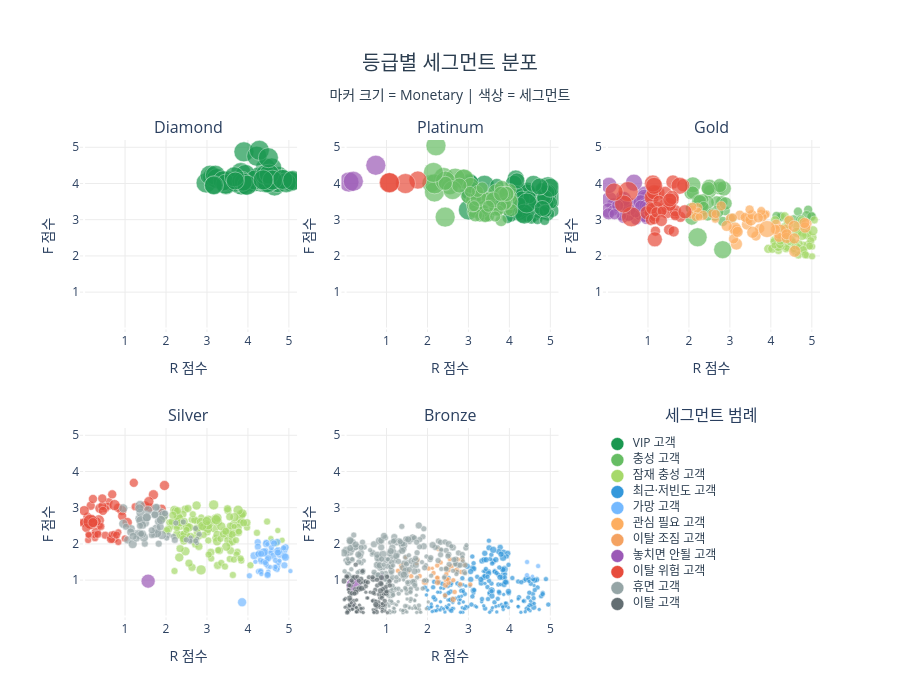

Notebook cell for this chart:
### Code cell
grade_order_seg = ['Diamond', 'Platinum', 'Gold', 'Silver', 'Bronze']

fig = make_subplots(
    rows=2, cols=3,
    subplot_titles=grade_order_seg + ['세그먼트 범례'],
    shared_yaxes=False,
    vertical_spacing=0.2,
    horizontal_spacing=0.06
)

positions = [(1,1),(1,2),(1,3),(2,1),(2,2)]
for (row, col), grade in zip(positions, grade_order_seg):
    sub_grade = rfm_plot[rfm_plot['등급'] == grade]
    for segment, color in segment_colors.items():
        sub = sub_grade[sub_grade['Segment'] == segment]
        if len(sub) == 0:
            continue
        fig.add_trace(go.Scatter(
            x=sub['R_scale'],
            y=sub['F_scale'],
            mode='markers',
            marker=dict(
                color=color,
                size=sub['marker_size'],
                opacity=0.7,
                line=dict(width=0.5, color='white')
            ),
            name=segment,
            showlegend=False,
            hovertemplate=(
                f'등급: {grade}<br>'
                f'세그먼트: {segment}<br>'
                'R: %{customdata[0]} | F: %{customdata[1]}<br>'
                'Monetary: $%{customdata[2]:,.0f}<extra></extra>'
            ),
            customdata=sub[['R', 'F', 'Monetary']].values
        ), row=row, col=col)

legend_items = [(seg, color) for seg, color in segment_colors.items() if seg != 'Others']
total = len(legend_items)
for i, (segment, color) in enumerate(legend_items):
    fig.add_trace(go.Scatter(
        x=[0.1],
        y=[total - i],
        mode='markers+text',
        marker=dict(color=color, size=13, line=dict(width=0.5, color='white')),
        text=[f'  {segment}'],
        textposition='middle right',
        textfont=dict(size=12, color='#2c3e50'),
        showlegend=False,
        hoverinfo='skip'
    ), row=2, col=3)

for row, col in positions:
    fig.update_xaxes(tickvals=[1,2,3,4,5], range=[-0.1, 5.2], gridcolor='#ececec', title_text='R 점수', row=row, col=col)
    fig.update_yaxes(tickvals=[1,2,3,4,5], range=[-0.1, 5.2], gridcolor='#ececec', title_text='F 점수', row=row, col=col)

fig.update_xaxes(range=[0, 1.5], visible=False, row=2, col=3)
fig.update_yaxes(range=[0, total + 1], visible=False, row=2, col=3)

fig.update_layout(
    title=dict(
        text='등급별 세그먼트 분포<br><sub>마커 크기 = Monetary | 색상 = 세그먼트</sub>',
        font=dict(size=20, color='#2c3e50'), x=0.5, xanchor='center'
    ),
    plot_bgcolor='white',
    height=700,
    margin=dict(t=140),
    showlegend=False
)
fig.show()

### Figure 1 — Plotly figure (JSON) as saved in the notebook; plotly's stock layout.template omitted (floating-point values rounded to 4 significant figures; data arrays with more than 128 entries replaced by an {"elided": "..."} marker saying what was removed)
{"data": [{"customdata": {"elided": "58x3 float values"}, "hovertemplate": "등급: Diamond<br>세그먼트: VIP 고객<br>R: %{customdata[0]} | F: %{customdata[1]}<br>Monetary: $%{customdata[2]:,.0f}<extra></extra>", "marker": {"color": "#1a9850", "line": {"color": "white", "width": 0.5}, "opacity": 0.7, "size": [20.0, 20.0, 20.0, 20.0, 20.0, 20.0, 20.0, 20.0, 20.0, 20.0, 20.0, 20.0, 20.0, 19.0, 20.0, 20.0, 19.0, 20.0, 20.0, 19.0, 20.0, 20.0, 20.0, 20.0, 20.0, 20.0, 20.0, 20.0, 20.0, 20.0, 20.0, 19.0, 20.0, 20.0, 20.0, 20.0, 20.0, 20.0, 20.0, 20.0, 18.0, 20.0, 20.0, 19.0, 20.0, 20.0, 18.0, 20.0, 20.0, 20.0, 20.0, 20.0, 18.0, 20.0, 20.0, 20.0, 20.0, 20.0]}, "mode": "markers", "name": "VIP 고객", "showlegend": false, "type": "scatter", "x": [4.464, 3.466, 2.979, 3.138, 4.315, 4.754, 4.498, 4.126, 4.432, 4.376, 4.994, 3.074, 4.339, 3.783, 3.416, 4.236, 3.84, 4.791, 4.821, 4.651, 3.903, 3.826, 3.239, 3.739, 4.215, 4.406, 4.582, 3.52, 4.652, 4.278, 4.724, 3.939, 3.688, 3.205, 4.26, 3.938, 3.394, 4.535, 4.448, 3.46, 3.155, 4.178, 4.486, 3.172, 5.05, 3.854, 3.888, 4.431, 4.934, 4.521, 3.979, 3.669, 3.692, 4.597, 4.499, 4.849, 5.094, 4.372], "xaxis": "x", "y": [4.068, 3.966, 4.015, 4.177, 4.038, 4.193, 4.02, 4.039, 4.429, 4.115, 4.074, 4.228, 4.084, 3.969, 4.052, 4.143, 3.944, 4.094, 4.12, 4.071, 4.873, 4.3, 4.136, 4.029, 4.753, 4.169, 4.43, 4.071, 3.932, 4.915, 4.025, 3.946, 4.038, 4.227, 4.176, 4.247, 4.074, 4.054, 4.023, 3.983, 3.945, 4.096, 4.023, 3.953, 4.057, 4.057, 4.039, 4.245, 4.022, 4.258, 3.951, 4.184, 4.069, 4.093, 4.71, 4.112, 4.082, 4.099], "yaxis": "y"}, {"customdata": {"elided": "77x3 float values"}, "hovertemplate": "등급: Platinum<br>세그먼트: VIP 고객<br>R: %{customdata[0]} | F: %{customdata[1]}<br>Monetary: $%{customdata[2]:,.0f}<extra></extra>", "marker": {"color": "#1a9850", "line": {"color": "white", "width": 0.5}, "opacity": 0.7, "size": [20.0, 20.0, 13.0, 10.0, 13.0, 12.0, 14.0, 20.0, 14.0, 20.0, 19.0, 20.0, 10.0, 17.0, 17.0, 20.0, 15.0, 19.0, 16.0, 17.0, 11.0, 13.0, 11.0, 14.0, 20.0, 15.0, 15.0, 20.0, 20.0, 16.0, 20.0, 16.0, 20.0, 14.0, 15.0, 11.0, 13.0, 16.0, 14.0, 15.0, 17.0, 16.0, 13.0, 12.0, 11.0, 16.0, 12.0, 20.0, 12.0, 17.0, 13.0, 16.0, 13.0, 14.0, 11.0, 16.0, 16.0, 10.0, 13.0, 16.0, 15.0, 14.0, 12.0, 11.0, 12.0, 11.0, 16.0, 19.0, 17.0, 20.0, 20.0, 17.0, 20.0, 10.0, 13.0, 16.0, 14.0]}, "mode": "markers", "name": "VIP 고객", "showlegend": false, "type": "scatter", "x": [3.412, 5.02, 5.057, 4.464, 4.429, 4.589, 4.769, 3.886, 4.931, 4.782, 3.535, 4.942, 4.302, 4.154, 4.107, 4.217, 4.256, 4.36, 4.767, 4.432, 4.271, 4.184, 4.194, 4.382, 4.919, 4.939, 4.44, 3.633, 3.001, 4.422, 4.425, 4.217, 3.041, 4.579, 4.748, 4.049, 4.705, 3.036, 4.225, 4.849, 4.878, 4.845, 4.486, 4.188, 4.554, 4.158, 4.424, 3.392, 3.996, 4.902, 4.615, 4.308, 5.016, 4.839, 3.957, 4.862, 4.338, 4.538, 4.491, 4.184, 4.012, 4.823, 4.253, 4.692, 4.777, 4.684, 3.058, 4.995, 4.586, 4.364, 4.424, 4.737, 3.041, 4.859, 4.881, 4.803, 3.693], "xaxis": "x2", "y": [3.352, 3.58, 3.248, 3.284, 3.129, 3.404, 3.537, 3.62, 3.158, 3.564, 3.504, 3.909, 3.304, 4.135, 3.995, 3.25, 3.391, 3.695, 3.631, 3.647, 3.21, 3.489, 3.178, 3.813, 3.718, 3.515, 3.827, 3.573, 3.269, 3.67, 3.711, 3.614, 3.71, 3.126, 3.644, 3.092, 3.378, 4.053, 3.481, 3.604, 3.448, 3.81, 3.4, 3.33, 3.246, 3.727, 3.274, 3.949, 3.233, 3.732, 3.463, 3.572, 3.475, 3.613, 3.049, 3.609, 3.131, 3.016, 3.624, 4.071, 3.36, 3.19, 3.458, 3.194, 3.857, 3.021, 4.026, 3.88, 3.989, 3.157, 3.46, 3.914, 3.798, 2.982, 3.245, 3.31, 3.944], "yaxis": "y2"}, {"customdata": {"elided": "70x3 float values"}, "hovertemplate": "등급: Platinum<br>세그먼트: 충성 고객<br>R: %{customdata[0]} | F: %{customdata[1]}<br>Monetary: $%{customdata[2]:,.0f}<extra></extra>", "marker": {"color": "#66bd63", "line": {"color": "white", "width": 0.5}, "opacity": 0.7, "size": [12.0, 18.0, 14.0, 12.0, 11.0, 20.0, 12.0, 10.0, 16.0, 12.0, 12.0, 20.0, 12.0, 12.0, 20.0, 17.0, 11.0, 17.0, 17.0, 12.0, 11.0, 16.0, 20.0, 20.0, 12.0, 20.0, 15.0, 16.0, 16.0, 15.0, 20.0, 12.0, 11.0, 17.0, 11.0, 12.0, 20.0, 10.0, 16.0, 16.0, 20.0, 19.0, 13.0, 14.0, 11.0, 11.0, 13.0, 12.0, 10.0, 14.0, 13.0, 13.0, 15.0, 13.0, 13.0, 11.0, 14.0, 17.0, 11.0, 12.0, 16.0, 12.0, 14.0, 15.0, 11.0, 15.0, 11.0, 12.0, 20.0, 10.0]}, "mode": "markers", "name": "충성 고객", "showlegend": false, "type": "scatter", "x": [4.041, 2.086, 3.4, 3.279, 3.243, 2.207, 3.176, 3.308, 3.185, 3.491, 3.154, 2.398, 3.456, 3.503, 2.432, 3.141, 3.712, 3.681, 3.5, 3.949, 3.496, 4.017, 2.17, 2.874, 4.024, 2.175, 3.474, 3.129, 3.015, 3.817, 2.676, 3.347, 3.373, 2.548, 3.704, 3.541, 2.89, 3.573, 3.924, 3.056, 2.438, 2.613, 3.125, 3.864, 3.369, 3.632, 3.346, 3.798, 3.278, 3.172, 4.048, 3.111, 2.779, 3.918, 3.89, 3.735, 2.437, 3.247, 3.136, 3.221, 3.611, 3.337, 3.416, 3.924, 3.654, 3.797, 3.038, 3.489, 2.146, 3.81], "xaxis": "x2", "y": [3.645, 4.001, 3.116, 3.584, 3.172, 5.039, 3.283, 3.288, 3.267, 3.133, 3.574, 4.164, 3.574, 3.62, 3.071, 3.505, 3.247, 3.756, 3.392, 3.272, 3.089, 3.501, 3.766, 4.113, 3.828, 3.989, 3.552, 3.548, 3.649, 3.875, 4.147, 3.355, 3.282, 3.923, 3.251, 3.384, 4.124, 3.251, 3.707, 3.946, 4.066, 3.816, 3.22, 3.685, 3.284, 3.254, 3.241, 2.977, 3.074, 3.133, 3.263, 3.389, 3.943, 3.475, 3.44, 3.251, 4.004, 3.596, 3.373, 3.781, 3.544, 3.877, 3.123, 3.71, 3.091, 3.713, 3.771, 3.372, 4.305, 3.375], "yaxis": "y2"}, {"customdata": [[1.0, 5.0, 15040.0], [1.0, 5.0, 11670.0], [1.0, 5.0, 37380.0]], "hovertemplate": "등급: Platinum<br>세그먼트: 놓치면 안될 고객<br>R: %{customdata[0]} | F: %{customdata[1]}<br>Monetary: $%{customdata[2]:,.0f}<extra></extra>", "marker": {"color": "#9b59b6", "line": {"color": "white", "width": 0.5}, "opacity": 0.7, "size": [20.0, 20.0, 20.0]}, "mode": "markers", "name": "놓치면 안될 고객", "showlegend": false, "type": "scatter", "x": [0.08186, 0.1891, 0.7385], "xaxis": "x2", "y": [4.039, 4.06, 4.502], "yaxis": "y2"}, {"customdata": [[2.0, 5.0, 9499.0], [2.0, 5.0, 10720.0], [2.0, 5.0, 10800.0], [2.0, 5.0, 11380.0]], "hovertemplate": "등급: Platinum<br>세그먼트: 이탈 위험 고객<br>R: %{customdata[0]} | F: %{customdata[1]}<br>Monetary: $%{customdata[2]:,.0f}<extra></extra>", "marker": {"color": "#e74c3c", "line": {"color": "white", "width": 0.5}, "opacity": 0.7, "size": [18.0, 20.0, 20.0, 20.0]}, "mode": "markers", "name": "이탈 위험 고객", "showlegend": false, "type": "scatter", "x": [1.765, 1.462, 1.065, 1.075], "xaxis": "x2", "y": [4.095, 3.998, 4.02, 4.023], "yaxis": "y2"}, {"customdata": {"elided": "46x3 float values"}, "hovertemplate": "등급: Gold<br>세그먼트: 충성 고객<br>R: %{customdata[0]} | F: %{customdata[1]}<br>Monetary: $%{customdata[2]:,.0f}<extra></extra>", "marker": {"color": "#66bd63", "line": {"color": "white", "width": 0.5}, "opacity": 0.7, "size": [18.0, 12.0, 10.0, 10.0, 11.0, 8.0, 12.0, 13.0, 15.0, 10.0, 12.0, 8.0, 10.0, 19.0, 10.0, 14.0, 12.0, 9.0, 10.0, 10.0, 13.0, 12.0, 13.0, 11.0, 14.0, 13.0, 14.0, 9.0, 14.0, 16.0, 11.0, 9.0, 9.0, 13.0, 16.0, 14.0, 10.0, 10.0, 14.0, 14.0, 12.0, 13.0, 10.0, 14.0, 14.0, 11.0]}, "mode": "markers", "name": "충성 고객", "showlegend": false, "type": "scatter", "x": [2.824, 2.803, 3.041, 4.251, 2.637, 4.243, 2.22, 2.739, 2.85, 2.885, 2.682, 4.561, 2.243, 2.211, 4.989, 2.275, 2.289, 4.911, 2.415, 4.872, 2.694, 2.233, 2.514, 2.049, 2.051, 2.895, 2.272, 4.99, 2.45, 2.096, 2.456, 4.138, 4.662, 2.095, 2.499, 2.752, 2.56, 4.73, 2.47, 2.068, 2.34, 2.317, 2.827, 2.239, 2.268, 2.36], "xaxis": "x3", "y": [2.172, 3.497, 3.035, 3.081, 3.11, 3.09, 3.469, 3.869, 3.86, 3.247, 3.494, 3.023, 3.167, 2.515, 3.089, 3.43, 3.422, 3.276, 3.28, 3.111, 3.216, 3.375, 3.782, 3.318, 3.743, 3.449, 3.235, 3.092, 3.477, 3.961, 3.117, 3.103, 3.223, 3.749, 3.893, 3.942, 3.184, 2.999, 3.858, 3.043, 3.55, 3.396, 2.952, 3.503, 3.499, 3.352], "yaxis": "y3"}, {"customdata": {"elided": "65x3 float values"}, "hovertemplate": "등급: Gold<br>세그먼트: 잠재 충성 고객<br>R: %{customdata[0]} | F: %{customdata[1]}<br>Monetary: $%{customdata[2]:,.0f}<extra></extra>", "marker": {"color": "#a6d96a", "line": {"color": "white", "width": 0.5}, "opacity": 0.7, "size": [8.0, 8.0, 9.0, 9.0, 9.0, 7.0, 8.0, 7.0, 9.0, 9.0, 7.0, 7.0, 9.0, 7.0, 8.0, 8.0, 7.0, 8.0, 9.0, 9.0, 9.0, 9.0, 7.0, 7.0, 7.0, 10.0, 7.0, 8.0, 7.0, 8.0, 8.0, 8.0, 8.0, 9.0, 10.0, 8.0, 10.0, 8.0, 7.0, 9.0, 8.0, 10.0, 10.0, 7.0, 10.0, 7.0, 8.0, 8.0, 8.0, 10.0, 10.0, 8.0, 8.0, 7.0, 9.0, 7.0, 8.0, 8.0, 10.0, 8.0, 9.0, 10.0, 8.0, 9.0, 7.0]}, "mode": "markers", "name": "잠재 충성 고객", "showlegend": false, "type": "scatter", "x": [4.186, 4.443, 4.786, 4.265, 4.311, 4.247, 4.665, 4.699, 3.937, 4.498, 4.385, 4.363, 4.642, 4.33, 4.089, 4.656, 4.882, 4.919, 4.34, 4.388, 4.179, 4.035, 4.391, 4.592, 5.007, 4.762, 4.522, 4.399, 4.26, 5.028, 4.363, 4.86, 4.166, 4.917, 4.432, 4.076, 4.88, 4.672, 4.797, 4.757, 4.563, 4.629, 4.343, 4.558, 4.327, 5.007, 4.55, 4.689, 4.973, 5.026, 4.474, 4.185, 4.944, 4.089, 4.607, 4.677, 4.219, 4.793, 4.763, 4.841, 4.105, 4.426, 5.061, 4.235, 4.536], "xaxis": "x3", "y": [2.15, 2.273, 2.142, 2.493, 2.485, 2.348, 2.67, 2.158, 2.196, 2.416, 2.192, 2.19, 2.828, 2.24, 2.443, 2.193, 2.012, 2.603, 3.093, 2.349, 2.364, 2.2, 2.218, 2.095, 1.988, 2.665, 2.461, 2.618, 2.258, 2.508, 2.606, 2.72, 2.245, 2.308, 2.879, 2.398, 2.585, 2.026, 2.312, 2.98, 2.161, 2.65, 2.787, 2.187, 2.75, 2.257, 2.342, 2.34, 2.42, 2.694, 2.426, 2.23, 2.271, 2.29, 2.286, 2.242, 2.31, 2.173, 2.567, 2.031, 2.986, 2.957, 2.994, 2.426, 2.402], "yaxis": "y3"}, {"customdata": {"elided": "51x3 float values"}, "hovertemplate": "등급: Gold<br>세그먼트: 관심 필요 고객<br>R: %{customdata[0]} | F: %{customdata[1]}<br>Monetary: $%{customdata[2]:,.0f}<extra></extra>", "marker": {"color": "#fdae61", "line": {"color": "white", "width": 0.5}, "opacity": 0.7, "size": [8.0, 11.0, 11.0, 11.0, 8.0, 11.0, 12.0, 10.0, 10.0, 10.0, 9.0, 10.0, 9.0, 10.0, 10.0, 15.0, 10.0, 10.0, 8.0, 10.0, 10.0, 10.0, 12.0, 11.0, 12.0, 13.0, 12.0, 12.0, 9.0, 17.0, 10.0, 10.0, 9.0, 9.0, 11.0, 11.0, 9.0, 11.0, 12.0, 10.0, 9.0, 9.0, 9.0, 8.0, 11.0, 9.0, 11.0, 9.0, 10.0, 9.0, 11.0]}, "mode": "markers", "name": "관심 필요 고객", "showlegend": false, "type": "scatter", "x": [2.645, 4.379, 4.869, 3.419, 3.759, 3.434, 3.153, 2.213, 3.728, 3.242, 2.573, 4.128, 2.089, 4.447, 3.012, 4.22, 4.196, 3.372, 3.891, 4.111, 3.637, 2.788, 3.159, 4.839, 3.515, 3.124, 4.585, 3.559, 2.054, 3.905, 3.09, 3.541, 3.855, 3.798, 4.818, 3.189, 2.22, 4.385, 4.569, 2.346, 3.767, 2.168, 2.655, 2.247, 2.921, 3.073, 4.388, 3.482, 3.694, 2.087, 4.574], "xaxis": "x3", "y": [3.016, 2.734, 2.886, 2.869, 3.174, 3.029, 2.7, 3.328, 2.757, 3.123, 3.166, 2.877, 3.282, 2.985, 3.031, 2.668, 2.513, 3.066, 3.157, 2.732, 2.549, 3.379, 2.329, 2.782, 2.997, 2.755, 2.127, 2.652, 3.144, 2.742, 2.471, 3.137, 3.137, 3.07, 2.911, 2.664, 3.222, 2.495, 2.817, 3.12, 3.237, 3.076, 3.158, 3.076, 2.83, 3.057, 2.599, 3.281, 3.051, 3.355, 2.484], "yaxis": "y3"}, {"customdata": [[1.0, 4.0, 4640.0], [1.0, 4.0, 4787.0], [1.0, 4.0, 6701.0], [1.0, 4.0, 5608.0], [1.0, 4.0, 4544.0], [1.0, 4.0, 6544.0], [1.0, 4.0, 6255.0], [1.0, 4.0, 7277.0], [1.0, 4.0, 4920.0], [1.0, 4.0, 8673.0], [1.0, 4.0, 5714.0], [1.0, 4.0, 6574.0], [1.0, 4.0, 8459.0], [1.0, 4.0, 8707.0], [1.0, 4.0, 4546.0], [1.0, 4.0, 4385.0], [1.0, 4.0, 6567.0], [1.0, 4.0, 7897.0], [1.0, 4.0, 5678.0], [1.0, 4.0, 6591.0], [1.0, 4.0, 5436.0], [1.0, 4.0, 7609.0], [1.0, 4.0, 4716.0], [1.0, 4.0, 4953.0], [1.0, 4.0, 7255.0], [1.0, 5.0, 8897.0], [1.0, 4.0, 7482.0], [1.0, 4.0, 5526.0], [1.0, 4.0, 5654.0], [1.0, 4.0, 4266.0], [1.0, 5.0, 7963.0], [1.0, 4.0, 5709.0], [1.0, 4.0, 5805.0], [1.0, 4.0, 4852.0], [1.0, 4.0, 8104.0], [1.0, 4.0, 5512.0], [1.0, 4.0, 4616.0]], "hovertemplate": "등급: Gold<br>세그먼트: 놓치면 안될 고객<br>R: %{customdata[0]} | F: %{customdata[1]}<br>Monetary: $%{customdata[2]:,.0f}<extra></extra>", "marker": {"color": "#9b59b6", "line": {"color": "white", "width": 0.5}, "opacity": 0.7, "size": [11.0, 11.0, 14.0, 12.0, 11.0, 14.0, 13.0, 15.0, 11.0, 17.0, 12.0, 14.0, 17.0, 17.0, 11.0, 11.0, 14.0, 16.0, 12.0, 14.0, 12.0, 15.0, 11.0, 11.0, 15.0, 17.0, 15.0, 12.0, 12.0, 10.0, 16.0, 12.0, 13.0, 11.0, 16.0, 12.0, 11.0]}, "mode": "markers", "name": "놓치면 안될 고객", "showlegend": false, "type": "scatter", "x": [0.9379, 0.7893, 0.5584, 0.5378, 0.7102, 0.8107, 0.4553, 0.7205, 0.954, 0.9339, 0.9031, 0.3812, 0.9472, 0.9189, 0.3498, 0.3914, 0.1609, 0.05749, 0.9181, 0.9165, 0.531, 0.03418, 0.5747, 0.1484, 0.8215, 0.6573, 0.4108, 0.4535, 0.03404, 0.3544, 0.04833, 0.261, 0.9457, 0.6986, 1.022, 0.8239, 0.1825], "xaxis": "x3", "y": [3.098, 3.145, 3.412, 3.135, 3.003, 3.172, 3.311, 3.391, 3.025, 3.695, 3.292, 3.44, 3.557, 3.606, 3.643, 3.055, 3.408, 3.556, 3.089, 3.411, 3.117, 3.258, 3.276, 3.255, 3.482, 4.022, 3.572, 3.381, 3.161, 3.097, 3.949, 3.385, 3.39, 3.201, 3.312, 3.373, 3.151], "yaxis": "y3"}, {"customdata": {"elided": "44x3 float values"}, "hovertemplate": "등급: Gold<br>세그먼트: 이탈 위험 고객<br>R: %{customdata[0]} | F: %{customdata[1]}<br>Monetary: $%{customdata[2]:,.0f}<extra></extra>", "marker": {"color": "#e74c3c", "line": {"color": "white", "width": 0.5}, "opacity": 0.7, "size": [15.0, 13.0, 10.0, 13.0, 11.0, 14.0, 15.0, 10.0, 15.0, 11.0, 14.0, 11.0, 11.0, 11.0, 10.0, 20.0, 14.0, 14.0, 13.0, 13.0, 11.0, 20.0, 18.0, 13.0, 17.0, 14.0, 11.0, 11.0, 12.0, 17.0, 10.0, 17.0, 12.0, 14.0, 14.0, 12.0, 14.0, 18.0, 11.0, 11.0, 10.0, 15.0, 14.0, 12.0]}, "mode": "markers", "name": "이탈 위험 고객", "showlegend": false, "type": "scatter", "x": [1.229, 1.423, 1.331, 1.066, 1.539, 1.106, 1.089, 1.182, 1.145, 1.791, 1.42, 1.516, 1.648, 1.626, 1.378, 0.5953, 1.204, 1.609, 1.453, 1.861, 1.069, 0.5152, 0.4023, 1.602, 1.773, 0.9783, 1.07, 1.171, 1.668, 1.119, 1.664, 1.151, 1.095, 1.522, 1.589, 1.266, 1.903, 0.1739, 1.15, 1.206, 1.345, 1.167, 1.533, 1.327], "xaxis": "x3", "y": [3.743, 3.413, 3.211, 3.194, 3.331, 3.629, 3.617, 2.684, 3.758, 3.08, 3.727, 2.724, 3.17, 2.677, 3.334, 3.082, 3.318, 4.041, 3.208, 3.951, 3.354, 3.776, 3.434, 3.552, 3.937, 3.191, 2.994, 3.09, 3.246, 3.999, 3.112, 3.934, 3.309, 3.424, 3.613, 3.51, 3.218, 3.764, 3.015, 3.203, 3.239, 2.458, 3.547, 2.979], "yaxis": "y3"}, {"customdata": {"elided": "140x3 float values"}, "hovertemplate": "등급: Silver<br>세그먼트: 잠재 충성 고객<br>R: %{customdata[0]} | F: %{customdata[1]}<br>Monetary: $%{customdata[2]:,.0f}<extra></extra>", "marker": {"color": "#a6d96a", "line": {"color": "white", "width": 0.5}, "opacity": 0.7, "size": {"elided": "140 float values"}}, "mode": "markers", "name": "잠재 충성 고객", "showlegend": false, "type": "scatter", "x": {"elided": "140 float values"}, "xaxis": "x4", "y": {"elided": "140 float values"}, "yaxis": "y4"}, {"customdata": {"elided": "59x3 float values"}, "hovertemplate": "등급: Silver<br>세그먼트: 가망 고객<br>R: %{customdata[0]} | F: %{customdata[1]}<br>Monetary: $%{customdata[2]:,.0f}<extra></extra>", "marker": {"color": "#74b9ff", "line": {"color": "white", "width": 0.5}, "opacity": 0.7, "size": [6.0, 6.0, 8.0, 5.0, 6.0, 6.0, 8.0, 5.0, 5.0, 7.0, 6.0, 8.0, 6.0, 6.0, 6.0, 5.0, 7.0, 5.0, 9.0, 6.0, 7.0, 6.0, 5.0, 5.0, 9.0, 6.0, 7.0, 8.0, 7.0, 6.0, 7.0, 9.0, 6.0, 5.0, 7.0, 5.0, 7.0, 6.0, 6.0, 6.0, 5.0, 7.0, 6.0, 5.0, 7.0, 6.0, 7.0, 6.0, 7.0, 6.0, 6.0, 5.0, 5.0, 8.0, 6.0, 5.0, 7.0, 5.0, 7.0]}, "mode": "markers", "name": "가망 고객", "showlegend": false, "type": "scatter", "x": [4.444, 4.259, 4.454, 4.314, 4.577, 4.31, 4.15, 5.038, 4.47, 4.89, 4.434, 4.88, 4.55, 4.303, 4.602, 4.427, 4.714, 4.497, 3.858, 4.573, 4.239, 4.366, 4.473, 4.48, 4.384, 4.037, 4.243, 4.783, 4.92, 4.271, 4.617, 4.737, 4.71, 4.541, 4.721, 4.465, 4.894, 4.484, 4.747, 4.66, 4.227, 4.494, 4.724, 4.664, 4.638, 4.446, 4.259, 4.871, 4.322, 4.675, 4.423, 4.771, 4.676, 4.916, 4.311, 4.329, 4.731, 4.183, 4.48], "xaxis": "x4", "y": [2.046, 1.238, 2.006, 1.503, 1.802, 1.252, 1.673, 1.249, 1.593, 1.409, 1.815, 1.828, 1.751, 1.556, 2.058, 1.715, 1.361, 1.237, 0.39, 1.9, 2.047, 1.517, 1.994, 1.379, 1.765, 1.12, 1.925, 1.715, 1.905, 1.759, 1.669, 1.801, 1.297, 1.362, 2.051, 1.532, 1.669, 1.162, 1.489, 1.354, 1.732, 1.604, 1.82, 1.312, 2.014, 1.44, 1.716, 1.89, 1.729, 1.546, 1.485, 1.539, 1.362, 1.632, 1.235, 1.169, 1.76, 1.507, 1.144], "yaxis": "y4"}, {"customdata": [[2.0, 1.0, 6670.0]], "hovertemplate": "등급: Silver<br>세그먼트: 놓치면 안될 고객<br>R: %{customdata[0]} | F: %{customdata[1]}<br>Monetary: $%{customdata[2]:,.0f}<extra></extra>", "marker": {"color": "#9b59b6", "line": {"color": "white", "width": 0.5}, "opacity": 0.7, "size": [14.0]}, "mode": "markers", "name": "놓치면 안될 고객", "showlegend": false, "type": "scatter", "x": [1.563], "xaxis": "x4", "y": [0.973], "yaxis": "y4"}, {"customdata": {"elided": "55x3 float values"}, "hovertemplate": "등급: Silver<br>세그먼트: 이탈 위험 고객<br>R: %{customdata[0]} | F: %{customdata[1]}<br>Monetary: $%{customdata[2]:,.0f}<extra></extra>", "marker": {"color": "#e74c3c", "line": {"color": "white", "width": 0.5}, "opacity": 0.7, "size": [11.0, 9.0, 7.0, 10.0, 9.0, 10.0, 11.0, 8.0, 10.0, 8.0, 9.0, 9.0, 8.0, 9.0, 9.0, 11.0, 7.0, 8.0, 8.0, 7.0, 8.0, 8.0, 10.0, 10.0, 7.0, 9.0, 7.0, 7.0, 8.0, 8.0, 10.0, 7.0, 9.0, 9.0, 7.0, 8.0, 8.0, 10.0, 9.0, 7.0, 10.0, 9.0, 9.0, 9.0, 9.0, 8.0, 9.0, 9.0, 15.0, 11.0, 10.0, 7.0, 7.0, 9.0, 10.0]}, "mode": "markers", "name": "이탈 위험 고객", "showlegend": false, "type": "scatter", "x": [0.713, 1.603, 0.3783, 0.2964, 0.1615, 1.487, 0.1198, -0.06981, 0.9197, 0.5147, 0.93, 1.894, 0.6068, 0.08272, 0.2514, 0.3605, 0.1327, 0.5851, 1.248, 0.8361, 0.4083, 0.1369, 0.3868, 1.963, 0.8351, 0.6544, 0.267, 0.6681, 0.2606, 0.5207, 0.002953, 0.09906, 0.3098, 0.4458, 0.7304, 0.7925, 0.3356, 1.054, 0.459, 0.1212, 1.693, 1.214, 0.2165, 3.614e-05, 0.8278, 0.1898, 0.05261, 0.4438, 0.1579, 0.7431, 0.2152, 0.9926, 0.1091, 0.6865, 1.581], "xaxis": "x4", "y": [2.168, 3.003, 2.503, 2.319, 3.053, 3.044, 2.546, 2.586, 2.924, 2.241, 2.769, 2.97, 3.166, 2.747, 2.599, 2.651, 2.485, 3.043, 3.027, 2.053, 2.484, 2.581, 2.982, 3.612, 2.319, 2.137, 2.158, 2.26, 2.252, 2.976, 2.918, 2.106, 2.62, 3.045, 2.276, 2.246, 2.266, 2.592, 2.912, 2.23, 3.357, 3.687, 3.241, 2.59, 3.0, 2.679, 2.443, 3.255, 2.61, 3.072, 2.588, 2.15, 2.257, 3.368, 3.168], "yaxis": "y4"}, {"customdata": {"elided": "60x3 float values"}, "hovertemplate": "등급: Silver<br>세그먼트: 휴면 고객<br>R: %{customdata[0]} | F: %{customdata[1]}<br>Monetary: $%{customdata[2]:,.0f}<extra></extra>", "marker": {"color": "#95a5a6", "line": {"color": "white", "width": 0.5}, "opacity": 0.7, "size": [6.0, 6.0, 6.0, 8.0, 10.0, 5.0, 7.0, 8.0, 9.0, 5.0, 8.0, 6.0, 6.0, 7.0, 6.0, 9.0, 8.0, 9.0, 9.0, 8.0, 7.0, 9.0, 6.0, 9.0, 8.0, 8.0, 7.0, 7.0, 9.0, 8.0, 9.0, 7.0, 5.0, 8.0, 7.0, 9.0, 6.0, 7.0, 10.0, 8.0, 6.0, 9.0, 6.0, 8.0, 7.0, 10.0, 7.0, 8.0, 9.0, 7.0, 8.0, 8.0, 8.0, 7.0, 8.0, 9.0, 7.0, 6.0, 8.0, 7.0]}, "mode": "markers", "name": "휴면 고객", "showlegend": false, "type": "scatter", "x": [2.06, 2.808, 2.017, 1.341, 1.366, 2.76, 1.717, 1.498, 1.764, 2.755, 1.734, 2.598, 2.24, 1.274, 2.181, 1.563, 1.888, 0.957, 1.902, 1.819, 1.822, 1.378, 2.422, 0.9573, 1.351, 1.15, 1.304, 1.483, 1.784, 1.063, 1.186, 1.022, 2.602, 1.534, 1.654, 1.46, 2.721, 1.781, 1.943, 1.354, 2.589, 1.349, 2.723, 1.137, 1.653, 1.388, 1.974, 1.73, 1.531, 1.278, 1.429, 1.754, 1.424, 1.392, 1.857, 1.877, 1.366, 2.495, 1.197, 2.215], "xaxis": "x4", "y": [2.241, 2.265, 2.162, 2.7, 3.059, 2.146, 2.25, 2.578, 2.419, 2.025, 2.818, 2.114, 2.578, 2.297, 2.208, 2.931, 2.877, 2.558, 2.244, 2.618, 2.005, 2.861, 2.607, 2.983, 2.292, 2.42, 2.264, 2.007, 2.295, 2.112, 1.997, 2.476, 2.174, 2.728, 2.248, 2.179, 2.429, 3.015, 2.791, 2.233, 2.076, 2.98, 2.082, 2.327, 2.375, 2.638, 2.843, 2.806, 2.734, 2.149, 2.515, 3.007, 2.272, 2.282, 2.471, 2.661, 2.5, 2.113, 2.212, 2.111], "yaxis": "y4"}, {"customdata": {"elided": "220x3 float values"}, "hovertemplate": "등급: Bronze<br>세그먼트: 최근·저빈도 고객<br>R: %{customdata[0]} | F: %{customdata[1]}<br>Monetary: $%{customdata[2]:,.0f}<extra></extra>", "marker": {"color": "#3498db", "line": {"color": "white", "width": 0.5}, "opacity": 0.7, "size": {"elided": "220 float values"}}, "mode": "markers", "name": "최근·저빈도 고객", "showlegend": false, "type": "scatter", "x": {"elided": "220 float values"}, "xaxis": "x5", "y": {"elided": "220 float values"}, "yaxis": "y5"}, {"customdata": [[5.0, 2.0, 653.5], [5.0, 2.0, 578.0], [5.0, 2.0, 607.4], [5.0, 2.0, 158.7]], "hovertemplate": "등급: Bronze<br>세그먼트: 가망 고객<br>R: %{customdata[0]} | F: %{customdata[1]}<br>Monetary: $%{customdata[2]:,.0f}<extra></extra>", "marker": {"color": "#74b9ff", "line": {"color": "white", "width": 0.5}, "opacity": 0.7, "size": [5.0, 5.0, 5.0, 4.0]}, "mode": "markers", "name": "가망 고객", "showlegend": false, "type": "scatter", "x": [4.43, 4.702, 4.432, 4.564], "xaxis": "x5", "y": [1.138, 1.388, 1.502, 1.11], "yaxis": "y5"}, {"customdata": {"elided": "47x3 float values"}, "hovertemplate": "등급: Bronze<br>세그먼트: 이탈 조짐 고객<br>R: %{customdata[0]} | F: %{customdata[1]}<br>Monetary: $%{customdata[2]:,.0f}<extra></extra>", "marker": {"color": "#f4a261", "line": {"color": "white", "width": 0.5}, "opacity": 0.7, "size": [5.0, 5.0, 5.0, 5.0, 5.0, 4.0, 6.0, 5.0, 5.0, 6.0, 5.0, 5.0, 5.0, 7.0, 5.0, 5.0, 5.0, 5.0, 5.0, 5.0, 5.0, 5.0, 5.0, 4.0, 4.0, 5.0, 5.0, 5.0, 5.0, 5.0, 5.0, 5.0, 5.0, 5.0, 5.0, 5.0, 5.0, 5.0, 6.0, 4.0, 5.0, 5.0, 5.0, 5.0, 6.0, 5.0, 5.0]}, "mode": "markers", "name": "이탈 조짐 고객", "showlegend": false, "type": "scatter", "x": [2.429, 2.82, 2.512, 2.52, 1.505, 1.426, 2.443, 2.267, 2.461, 2.457, 2.322, 2.25, 2.237, 1.938, 1.809, 2.451, 2.664, 2.63, 2.72, 1.425, 2.028, 1.4, 1.357, 1.461, 1.543, 3.045, 2.238, 2.595, 2.509, 2.852, 1.737, 2.515, 2.548, 2.896, 1.411, 2.743, 1.759, 2.481, 2.247, 2.119, 1.603, 1.28, 2.801, 2.692, 2.627, 1.411, 2.148], "xaxis": "x5", "y": [0.5787, 1.224, 1.275, 1.353, 1.27, 1.438, 0.8663, 1.862, 1.169, 1.009, 1.488, 1.059, 1.063, 0.9576, 1.114, 1.334, 0.6738, 0.9975, 1.295, 1.268, 1.32, 1.326, 1.399, 1.626, 1.223, 0.8793, 1.404, 1.393, 1.017, 1.567, 1.472, 0.9264, 1.576, 1.424, 1.125, 1.571, 1.564, 1.024, 0.9377, 1.326, 1.11, 1.257, 0.8882, 1.264, 0.4675, 1.288, 1.198], "yaxis": "y5"}, {"customdata": [[1.0, 1.0, 7366.0], [1.0, 1.0, 2098.0], [1.0, 1.0, 2058.0]], "hovertemplate": "등급: Bronze<br>세그먼트: 놓치면 안될 고객<br>R: %{customdata[0]} | F: %{customdata[1]}<br>Monetary: $%{customdata[2]:,.0f}<extra></extra>", "marker": {"color": "#9b59b6", "line": {"color": "white", "width": 0.5}, "opacity": 0.7, "size": [15.0, 7.0, 7.0]}, "mode": "markers", "name": "놓치면 안될 고객", "showlegend": false, "type": "scatter", "x": [0.1954, 0.8726, 0.146], "xaxis": "x5", "y": [0.8549, 1.094, 0.2997], "yaxis": "y5"}, {"customdata": {"elided": "295x3 float values"}, "hovertemplate": "등급: Bronze<br>세그먼트: 휴면 고객<br>R: %{customdata[0]} | F: %{customdata[1]}<br>Monetary: $%{customdata[2]:,.0f}<extra></extra>", "marker": {"color": "#95a5a6", "line": {"color": "white", "width": 0.5}, "opacity": 0.7, "size": {"elided": "295 float values"}}, "mode": "markers", "name": "휴면 고객", "showlegend": false, "type": "scatter", "x": {"elided": "295 float values"}, "xaxis": "x5", "y": {"elided": "295 float values"}, "yaxis": "y5"}, {"customdata": {"elided": "129x3 float values"}, "hovertemplate": "등급: Bronze<br>세그먼트: 이탈 고객<br>R: %{customdata[0]} | F: %{customdata[1]}<br>Monetary: $%{customdata[2]:,.0f}<extra></extra>", "marker": {"color": "#636e72", "line": {"color": "white", "width": 0.5}, "opacity": 0.7, "size": {"elided": "129 float values"}}, "mode": "markers", "name": "이탈 고객", "showlegend": false, "type": "scatter", "x": {"elided": "129 float values"}, "xaxis": "x5", "y": {"elided": "129 float values"}, "yaxis": "y5"}, {"hoverinfo": "skip", "marker": {"color": "#1a9850", "line": {"color": "white", "width": 0.5}, "size": 13}, "mode": "markers+text", "showlegend": false, "text": ["  VIP 고객"], "textfont": {"color": "#2c3e50", "size": 12}, "textposition": "middle right", "type": "scatter", "x": [0.1], "xaxis": "x6", "y": [11], "yaxis": "y6"}, {"hoverinfo": "skip", "marker": {"color": "#66bd63", "line": {"color": "white", "width": 0.5}, "size": 13}, "mode": "markers+text", "showlegend": false, "text": ["  충성 고객"], "textfont": {"color": "#2c3e50", "size": 12}, "textposition": "middle right", "type": "scatter", "x": [0.1], "xaxis": "x6", "y": [10], "yaxis": "y6"}, {"hoverinfo": "skip", "marker": {"color": "#a6d96a", "line": {"color": "white", "width": 0.5}, "size": 13}, "mode": "markers+text", "showlegend": false, "text": ["  잠재 충성 고객"], "textfont": {"color": "#2c3e50", "size": 12}, "textposition": "middle right", "type": "scatter", "x": [0.1], "xaxis": "x6", "y": [9], "yaxis": "y6"}, {"hoverinfo": "skip", "marker": {"color": "#3498db", "line": {"color": "white", "width": 0.5}, "size": 13}, "mode": "markers+text", "showlegend": false, "text": ["  최근·저빈도 고객"], "textfont": {"color": "#2c3e50", "size": 12}, "textposition": "middle right", "type": "scatter", "x": [0.1], "xaxis": "x6", "y": [8], "yaxis": "y6"}, {"hoverinfo": "skip", "marker": {"color": "#74b9ff", "line": {"color": "white", "width": 0.5}, "size": 13}, "mode": "markers+text", "showlegend": false, "text": ["  가망 고객"], "textfont": {"color": "#2c3e50", "size": 12}, "textposition": "middle right", "type": "scatter", "x": [0.1], "xaxis": "x6", "y": [7], "yaxis": "y6"}, {"hoverinfo": "skip", "marker": {"color": "#fdae61", "line": {"color": "white", "width": 0.5}, "size": 13}, "mode": "markers+text", "showlegend": false, "text": ["  관심 필요 고객"], "textfont": {"color": "#2c3e50", "size": 12}, "textposition": "middle right", "type": "scatter", "x": [0.1], "xaxis": "x6", "y": [6], "yaxis": "y6"}, {"hoverinfo": "skip", "marker": {"color": "#f4a261", "line": {"color": "white", "width": 0.5}, "size": 13}, "mode": "markers+text", "showlegend": false, "text": ["  이탈 조짐 고객"], "textfont": {"color": "#2c3e50", "size": 12}, "textposition": "middle right", "type": "scatter", "x": [0.1], "xaxis": "x6", "y": [5], "yaxis": "y6"}, {"hoverinfo": "skip", "marker": {"color": "#9b59b6", "line": {"color": "white", "width": 0.5}, "size": 13}, "mode": "markers+text", "showlegend": false, "text": ["  놓치면 안될 고객"], "textfont": {"color": "#2c3e50", "size": 12}, "textposition": "middle right", "type": "scatter", "x": [0.1], "xaxis": "x6", "y": [4], "yaxis": "y6"}, {"hoverinfo": "skip", "marker": {"color": "#e74c3c", "line": {"color": "white", "width": 0.5}, "size": 13}, "mode": "markers+text", "showlegend": false, "text": ["  이탈 위험 고객"], "textfont": {"color": "#2c3e50", "size": 12}, "textposition": "middle right", "type": "scatter", "x": [0.1], "xaxis": "x6", "y": [3], "yaxis": "y6"}, {"hoverinfo": "skip", "marker": {"color": "#95a5a6", "line": {"color": "white", "width": 0.5}, "size": 13}, "mode": "markers+text", "showlegend": false, "text": ["  휴면 고객"], "textfont": {"color": "#2c3e50", "size": 12}, "textposition": "middle right", "type": "scatter", "x": [0.1], "xaxis": "x6", "y": [2], "yaxis": "y6"}, {"hoverinfo": "skip", "marker": {"color": "#636e72", "line": {"color": "white", "width": 0.5}, "size": 13}, "mode": "markers+text", "showlegend": false, "text": ["  이탈 고객"], "textfont": {"color": "#2c3e50", "size": 12}, "textposition": "middle right", "type": "scatter", "x": [0.1], "xaxis": "x6", "y": [1], "yaxis": "y6"}], "layout": {"annotations": [{"font": {"size": 16}, "showarrow": false, "text": "Diamond", "x": 0.1467, "xanchor": "center", "xref": "paper", "y": 1, "yanchor": "bottom", "yref": "paper"}, {"font": {"size": 16}, "showarrow": false, "text": "Platinum", "x": 0.5, "xanchor": "center", "xref": "paper", "y": 1, "yanchor": "bottom", "yref": "paper"}, {"font": {"size": 16}, "showarrow": false, "text": "Gold", "x": 0.8533, "xanchor": "center", "xref": "paper", "y": 1, "yanchor": "bottom", "yref": "paper"}, {"font": {"size": 16}, "showarrow": false, "text": "Silver", "x": 0.1467, "xanchor": "center", "xref": "paper", "y": 0.4, "yanchor": "bottom", "yref": "paper"}, {"font": {"size": 16}, "showarrow": false, "text": "Bronze", "x": 0.5, "xanchor": "center", "xref": "paper", "y": 0.4, "yanchor": "bottom", "yref": "paper"}, {"font": {"size": 16}, "showarrow": false, "text": "세그먼트 범례", "x": 0.8533, "xanchor": "center", "xref": "paper", "y": 0.4, "yanchor": "bottom", "yref": "paper"}], "height": 700, "margin": {"t": 140}, "plot_bgcolor": "white", "showlegend": false, "title": {"font": {"color": "#2c3e50", "size": 20}, "text": "등급별 세그먼트 분포<br><sub>마커 크기 = Monetary | 색상 = 세그먼트</sub>", "x": 0.5, "xanchor": "center"}, "xaxis": {"anchor": "y", "domain": [0, 0.2933], "gridcolor": "#ececec", "range": [-0.1, 5.2], "tickvals": [1, 2, 3, 4, 5], "title": {"text": "R 점수"}}, "xaxis2": {"anchor": "y2", "domain": [0.3533, 0.6467], "gridcolor": "#ececec", "range": [-0.1, 5.2], "tickvals": [1, 2, 3, 4, 5], "title": {"text": "R 점수"}}, "xaxis3": {"anchor": "y3", "domain": [0.7067, 1], "gridcolor": "#ececec", "range": [-0.1, 5.2], "tickvals": [1, 2, 3, 4, 5], "title": {"text": "R 점수"}}, "xaxis4": {"anchor": "y4", "domain": [0, 0.2933], "gridcolor": "#ececec", "range": [-0.1, 5.2], "tickvals": [1, 2, 3, 4, 5], "title": {"text": "R 점수"}}, "xaxis5": {"anchor": "y5", "domain": [0.3533, 0.6467], "gridcolor": "#ececec", "range": [-0.1, 5.2], "tickvals": [1, 2, 3, 4, 5], "title": {"text": "R 점수"}}, "xaxis6": {"anchor": "y6", "domain": [0.7067, 1], "range": [0, 1.5], "visible": false}, "yaxis": {"anchor": "x", "domain": [0.6, 1], "gridcolor": "#ececec", "range": [-0.1, 5.2], "tickvals": [1, 2, 3, 4, 5], "title": {"text": "F 점수"}}, "yaxis2": {"anchor": "x2", "domain": [0.6, 1], "gridcolor": "#ececec", "range": [-0.1, 5.2], "tickvals": [1, 2, 3, 4, 5], "title": {"text": "F 점수"}}, "yaxis3": {"anchor": "x3", "domain": [0.6, 1], "gridcolor": "#ececec", "range": [-0.1, 5.2], "tickvals": [1, 2, 3, 4, 5], "title": {"text": "F 점수"}}, "yaxis4": {"anchor": "x4", "domain": [0, 0.4], "gridcolor": "#ececec", "range": [-0.1, 5.2], "tickvals": [1, 2, 3, 4, 5], "title": {"text": "F 점수"}}, "yaxis5": {"anchor": "x5", "domain": [0, 0.4], "gridcolor": "#ececec", "range": [-0.1, 5.2], "tickvals": [1, 2, 3, 4, 5], "title": {"text": "F 점수"}}, "yaxis6": {"anchor": "x6", "domain": [0, 0.4], "range": [0, 12], "visible": false}}}
